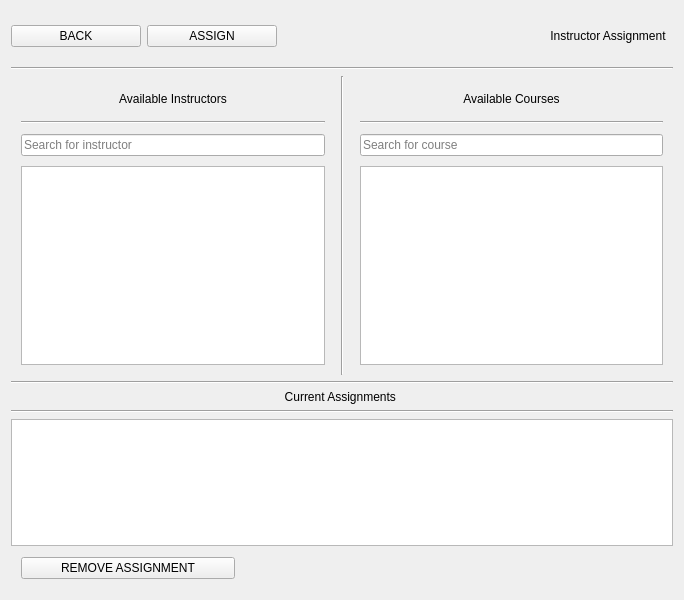
<?xml version="1.0" encoding="UTF-8"?>
<ui version="4.0">
 <class>Form</class>
 <widget class="QWidget" name="Form">
  <property name="geometry">
   <rect>
    <x>0</x>
    <y>0</y>
    <width>684</width>
    <height>600</height>
   </rect>
  </property>
  <property name="windowTitle">
   <string>Form</string>
  </property>
  <layout class="QVBoxLayout" name="verticalLayout_2">
   <item>
    <layout class="QVBoxLayout" name="verticalLayout" stretch="1,0,6,0,4">
     <item>
      <layout class="QHBoxLayout" name="horizontalLayout" stretch="2,2,4,2">
       <item>
        <widget class="QPushButton" name="back_btn">
         <property name="text">
          <string>BACK</string>
         </property>
        </widget>
       </item>
       <item>
        <widget class="QPushButton" name="assign_btn">
         <property name="text">
          <string>ASSIGN</string>
         </property>
        </widget>
       </item>
       <item>
        <spacer name="horizontalSpacer">
         <property name="orientation">
          <enum>Qt::Horizontal</enum>
         </property>
         <property name="sizeHint" stdset="0">
          <size>
           <width>30</width>
           <height>20</height>
          </size>
         </property>
        </spacer>
       </item>
       <item>
        <widget class="QLabel" name="title">
         <property name="text">
          <string>Instructor Assignment</string>
         </property>
         <property name="alignment">
          <set>Qt::AlignCenter</set>
         </property>
        </widget>
       </item>
      </layout>
     </item>
     <item>
      <widget class="Line" name="line">
       <property name="orientation">
        <enum>Qt::Horizontal</enum>
       </property>
      </widget>
     </item>
     <item>
      <layout class="QHBoxLayout" name="horizontalLayout_6" stretch="1,0,1">
       <item>
        <layout class="QVBoxLayout" name="available_instructos_container" stretch="1,0,1,8">
         <property name="spacing">
          <number>10</number>
         </property>
         <property name="leftMargin">
          <number>10</number>
         </property>
         <property name="topMargin">
          <number>10</number>
         </property>
         <property name="rightMargin">
          <number>10</number>
         </property>
         <property name="bottomMargin">
          <number>10</number>
         </property>
         <item>
          <widget class="QLabel" name="instructors">
           <property name="text">
            <string>Available Instructors</string>
           </property>
           <property name="alignment">
            <set>Qt::AlignCenter</set>
           </property>
          </widget>
         </item>
         <item>
          <widget class="Line" name="line_3">
           <property name="orientation">
            <enum>Qt::Horizontal</enum>
           </property>
          </widget>
         </item>
         <item>
          <widget class="QLineEdit" name="search_instructor">
           <property name="placeholderText">
            <string>Search for instructor</string>
           </property>
          </widget>
         </item>
         <item>
          <widget class="QListWidget" name="instructor_list">
           <property name="spacing">
            <number>5</number>
           </property>
           <property name="currentRow">
            <number>-1</number>
           </property>
           <property name="sortingEnabled">
            <bool>true</bool>
           </property>
          </widget>
         </item>
        </layout>
       </item>
       <item>
        <widget class="Line" name="line_2">
         <property name="orientation">
          <enum>Qt::Vertical</enum>
         </property>
        </widget>
       </item>
       <item>
        <layout class="QVBoxLayout" name="available_courses_container" stretch="1,0,1,8">
         <property name="spacing">
          <number>10</number>
         </property>
         <property name="leftMargin">
          <number>10</number>
         </property>
         <property name="topMargin">
          <number>10</number>
         </property>
         <property name="rightMargin">
          <number>10</number>
         </property>
         <property name="bottomMargin">
          <number>10</number>
         </property>
         <item>
          <widget class="QLabel" name="courses">
           <property name="text">
            <string>Available Courses</string>
           </property>
           <property name="alignment">
            <set>Qt::AlignCenter</set>
           </property>
          </widget>
         </item>
         <item>
          <widget class="Line" name="line_4">
           <property name="orientation">
            <enum>Qt::Horizontal</enum>
           </property>
          </widget>
         </item>
         <item>
          <widget class="QLineEdit" name="search_course">
           <property name="placeholderText">
            <string>Search for course</string>
           </property>
          </widget>
         </item>
         <item>
          <widget class="QListWidget" name="course_list">
           <property name="spacing">
            <number>5</number>
           </property>
           <property name="sortingEnabled">
            <bool>true</bool>
           </property>
          </widget>
         </item>
        </layout>
       </item>
      </layout>
     </item>
     <item>
      <widget class="Line" name="line_6">
       <property name="orientation">
        <enum>Qt::Horizontal</enum>
       </property>
      </widget>
     </item>
     <item>
      <layout class="QVBoxLayout" name="verticalLayout_4" stretch="1,0,10,1">
       <item>
        <layout class="QHBoxLayout" name="current_assignments">
         <property name="leftMargin">
          <number>0</number>
         </property>
         <property name="topMargin">
          <number>0</number>
         </property>
         <property name="rightMargin">
          <number>0</number>
         </property>
         <property name="bottomMargin">
          <number>0</number>
         </property>
         <item>
          <widget class="QLabel" name="label">
           <property name="text">
            <string>Current Assignments </string>
           </property>
           <property name="alignment">
            <set>Qt::AlignCenter</set>
           </property>
          </widget>
         </item>
        </layout>
       </item>
       <item>
        <widget class="Line" name="line_5">
         <property name="orientation">
          <enum>Qt::Horizontal</enum>
         </property>
        </widget>
       </item>
       <item>
        <widget class="QTableWidget" name="table">
         <property name="verticalScrollBarPolicy">
          <enum>Qt::ScrollBarAsNeeded</enum>
         </property>
         <property name="horizontalScrollBarPolicy">
          <enum>Qt::ScrollBarAlwaysOff</enum>
         </property>
         <property name="selectionBehavior">
          <enum>QAbstractItemView::SelectRows</enum>
         </property>
         <attribute name="horizontalHeaderCascadingSectionResizes">
          <bool>false</bool>
         </attribute>
         <attribute name="horizontalHeaderShowSortIndicator" stdset="0">
          <bool>false</bool>
         </attribute>
         <attribute name="horizontalHeaderStretchLastSection">
          <bool>false</bool>
         </attribute>
         <attribute name="verticalHeaderVisible">
          <bool>false</bool>
         </attribute>
         <attribute name="verticalHeaderCascadingSectionResizes">
          <bool>false</bool>
         </attribute>
         <attribute name="verticalHeaderShowSortIndicator" stdset="0">
          <bool>false</bool>
         </attribute>
         <attribute name="verticalHeaderStretchLastSection">
          <bool>false</bool>
         </attribute>
        </widget>
       </item>
       <item>
        <layout class="QHBoxLayout" name="horizontalLayout_2" stretch="1,2">
         <property name="spacing">
          <number>10</number>
         </property>
         <property name="leftMargin">
          <number>10</number>
         </property>
         <property name="topMargin">
          <number>5</number>
         </property>
         <property name="rightMargin">
          <number>10</number>
         </property>
         <property name="bottomMargin">
          <number>10</number>
         </property>
         <item>
          <widget class="QPushButton" name="remove">
           <property name="text">
            <string>REMOVE ASSIGNMENT</string>
           </property>
          </widget>
         </item>
         <item>
          <spacer name="horizontalSpacer_2">
           <property name="orientation">
            <enum>Qt::Horizontal</enum>
           </property>
           <property name="sizeHint" stdset="0">
            <size>
             <width>40</width>
             <height>20</height>
            </size>
           </property>
          </spacer>
         </item>
        </layout>
       </item>
      </layout>
     </item>
    </layout>
   </item>
  </layout>
 </widget>
 <resources/>
 <connections/>
</ui>
